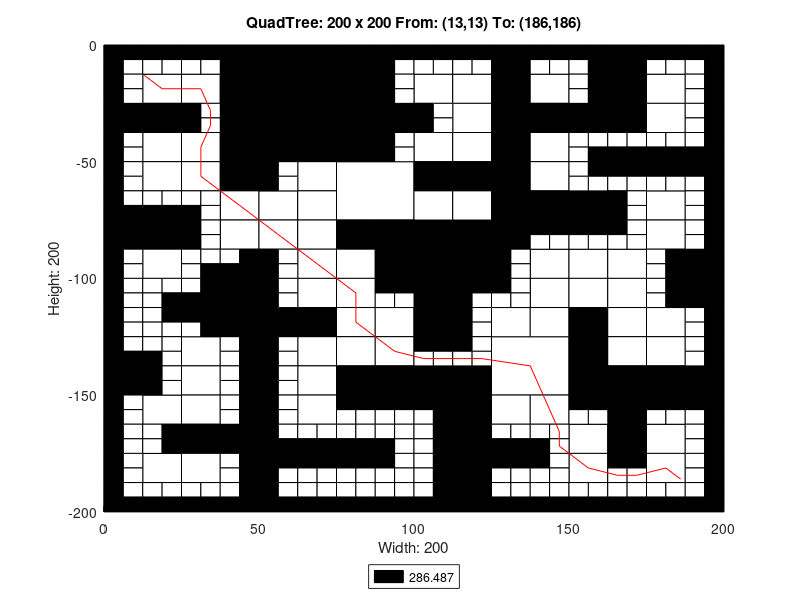

Recreate this plot in MATLAB.
axis([0 200 -200 0]);
title('QuadTree: 200 x 200 From: (13,13) To: (186,186)');
xlabel('Width: 200');
ylabel('Height: 200');
rectangle('Position',[50 -25 25 25], 'FaceColor',[0 0 0]);
rectangle('Position',[50 -50 25 25], 'FaceColor',[0 0 0]);
rectangle('Position',[75 -75 25 25], 'FaceColor',[1 1 1]);
rectangle('Position',[100 -100 25 25], 'FaceColor',[0 0 0]);
rectangle('Position',[125 -150 25 25], 'FaceColor',[1 1 1]);
rectangle('Position',[12.5 -25 12.5 12.5], 'FaceColor',[1 1 1]);
rectangle('Position',[37.5 -12.5 12.5 12.5], 'FaceColor',[0 0 0]);
rectangle('Position',[25 -25 12.5 12.5], 'FaceColor',[1 1 1]);
rectangle('Position',[37.5 -25 12.5 12.5], 'FaceColor',[0 0 0]);
rectangle('Position',[0 -37.5 12.5 12.5], 'FaceColor',[0 0 0]);
rectangle('Position',[12.5 -37.5 12.5 12.5], 'FaceColor',[0 0 0]);
rectangle('Position',[12.5 -50 12.5 12.5], 'FaceColor',[1 1 1]);
rectangle('Position',[37.5 -37.5 12.5 12.5], 'FaceColor',[0 0 0]);
rectangle('Position',[25 -50 12.5 12.5], 'FaceColor',[1 1 1]);
rectangle('Position',[37.5 -50 12.5 12.5], 'FaceColor',[0 0 0]);
rectangle('Position',[75 -12.5 12.5 12.5], 'FaceColor',[0 0 0]);
rectangle('Position',[75 -25 12.5 12.5], 'FaceColor',[0 0 0]);
rectangle('Position',[75 -37.5 12.5 12.5], 'FaceColor',[0 0 0]);
rectangle('Position',[87.5 -37.5 12.5 12.5], 'FaceColor',[0 0 0]);
rectangle('Position',[75 -50 12.5 12.5], 'FaceColor',[0 0 0]);
rectangle('Position',[12.5 -62.5 12.5 12.5], 'FaceColor',[1 1 1]);
rectangle('Position',[25 -62.5 12.5 12.5], 'FaceColor',[1 1 1]);
rectangle('Position',[37.5 -62.5 12.5 12.5], 'FaceColor',[0 0 0]);
rectangle('Position',[37.5 -75 12.5 12.5], 'FaceColor',[1 1 1]);
rectangle('Position',[0 -87.5 12.5 12.5], 'FaceColor',[0 0 0]);
rectangle('Position',[12.5 -87.5 12.5 12.5], 'FaceColor',[0 0 0]);
rectangle('Position',[12.5 -100 12.5 12.5], 'FaceColor',[1 1 1]);
rectangle('Position',[37.5 -87.5 12.5 12.5], 'FaceColor',[1 1 1]);
rectangle('Position',[62.5 -62.5 12.5 12.5], 'FaceColor',[1 1 1]);
rectangle('Position',[50 -75 12.5 12.5], 'FaceColor',[1 1 1]);
rectangle('Position',[62.5 -75 12.5 12.5], 'FaceColor',[1 1 1]);
rectangle('Position',[50 -87.5 12.5 12.5], 'FaceColor',[1 1 1]);
rectangle('Position',[62.5 -87.5 12.5 12.5], 'FaceColor',[1 1 1]);
rectangle('Position',[62.5 -100 12.5 12.5], 'FaceColor',[1 1 1]);
rectangle('Position',[75 -87.5 12.5 12.5], 'FaceColor',[0 0 0]);
rectangle('Position',[87.5 -87.5 12.5 12.5], 'FaceColor',[0 0 0]);
rectangle('Position',[75 -100 12.5 12.5], 'FaceColor',[1 1 1]);
rectangle('Position',[87.5 -100 12.5 12.5], 'FaceColor',[0 0 0]);
rectangle('Position',[100 -25 12.5 12.5], 'FaceColor',[1 1 1]);
rectangle('Position',[112.5 -25 12.5 12.5], 'FaceColor',[1 1 1]);
rectangle('Position',[125 -12.5 12.5 12.5], 'FaceColor',[0 0 0]);
rectangle('Position',[125 -25 12.5 12.5], 'FaceColor',[0 0 0]);
rectangle('Position',[137.5 -25 12.5 12.5], 'FaceColor',[1 1 1]);
rectangle('Position',[112.5 -37.5 12.5 12.5], 'FaceColor',[1 1 1]);
rectangle('Position',[100 -50 12.5 12.5], 'FaceColor',[1 1 1]);
rectangle('Position',[112.5 -50 12.5 12.5], 'FaceColor',[1 1 1]);
rectangle('Position',[125 -37.5 12.5 12.5], 'FaceColor',[0 0 0]);
rectangle('Position',[137.5 -37.5 12.5 12.5], 'FaceColor',[0 0 0]);
rectangle('Position',[125 -50 12.5 12.5], 'FaceColor',[0 0 0]);
rectangle('Position',[137.5 -50 12.5 12.5], 'FaceColor',[1 1 1]);
rectangle('Position',[162.5 -12.5 12.5 12.5], 'FaceColor',[0 0 0]);
rectangle('Position',[162.5 -25 12.5 12.5], 'FaceColor',[0 0 0]);
rectangle('Position',[175 -25 12.5 12.5], 'FaceColor',[1 1 1]);
rectangle('Position',[150 -37.5 12.5 12.5], 'FaceColor',[0 0 0]);
rectangle('Position',[162.5 -37.5 12.5 12.5], 'FaceColor',[0 0 0]);
rectangle('Position',[175 -37.5 12.5 12.5], 'FaceColor',[1 1 1]);
rectangle('Position',[100 -62.5 12.5 12.5], 'FaceColor',[0 0 0]);
rectangle('Position',[112.5 -62.5 12.5 12.5], 'FaceColor',[0 0 0]);
rectangle('Position',[100 -75 12.5 12.5], 'FaceColor',[1 1 1]);
rectangle('Position',[112.5 -75 12.5 12.5], 'FaceColor',[1 1 1]);
rectangle('Position',[125 -62.5 12.5 12.5], 'FaceColor',[0 0 0]);
rectangle('Position',[137.5 -62.5 12.5 12.5], 'FaceColor',[1 1 1]);
rectangle('Position',[125 -75 12.5 12.5], 'FaceColor',[0 0 0]);
rectangle('Position',[137.5 -75 12.5 12.5], 'FaceColor',[0 0 0]);
rectangle('Position',[125 -87.5 12.5 12.5], 'FaceColor',[0 0 0]);
rectangle('Position',[137.5 -100 12.5 12.5], 'FaceColor',[1 1 1]);
rectangle('Position',[150 -75 12.5 12.5], 'FaceColor',[0 0 0]);
rectangle('Position',[175 -75 12.5 12.5], 'FaceColor',[1 1 1]);
rectangle('Position',[150 -100 12.5 12.5], 'FaceColor',[1 1 1]);
rectangle('Position',[162.5 -100 12.5 12.5], 'FaceColor',[1 1 1]);
rectangle('Position',[175 -87.5 12.5 12.5], 'FaceColor',[1 1 1]);
rectangle('Position',[187.5 -100 12.5 12.5], 'FaceColor',[0 0 0]);
rectangle('Position',[37.5 -112.5 12.5 12.5], 'FaceColor',[0 0 0]);
rectangle('Position',[37.5 -125 12.5 12.5], 'FaceColor',[0 0 0]);
rectangle('Position',[0 -150 12.5 12.5], 'FaceColor',[0 0 0]);
rectangle('Position',[25 -137.5 12.5 12.5], 'FaceColor',[1 1 1]);
rectangle('Position',[25 -150 12.5 12.5], 'FaceColor',[1 1 1]);
rectangle('Position',[62.5 -112.5 12.5 12.5], 'FaceColor',[1 1 1]);
rectangle('Position',[50 -125 12.5 12.5], 'FaceColor',[0 0 0]);
rectangle('Position',[62.5 -125 12.5 12.5], 'FaceColor',[0 0 0]);
rectangle('Position',[75 -112.5 12.5 12.5], 'FaceColor',[1 1 1]);
rectangle('Position',[75 -125 12.5 12.5], 'FaceColor',[1 1 1]);
rectangle('Position',[87.5 -125 12.5 12.5], 'FaceColor',[1 1 1]);
rectangle('Position',[62.5 -137.5 12.5 12.5], 'FaceColor',[1 1 1]);
rectangle('Position',[62.5 -150 12.5 12.5], 'FaceColor',[1 1 1]);
rectangle('Position',[75 -137.5 12.5 12.5], 'FaceColor',[1 1 1]);
rectangle('Position',[87.5 -137.5 12.5 12.5], 'FaceColor',[1 1 1]);
rectangle('Position',[75 -150 12.5 12.5], 'FaceColor',[0 0 0]);
rectangle('Position',[87.5 -150 12.5 12.5], 'FaceColor',[0 0 0]);
rectangle('Position',[12.5 -162.5 12.5 12.5], 'FaceColor',[1 1 1]);
rectangle('Position',[25 -162.5 12.5 12.5], 'FaceColor',[1 1 1]);
rectangle('Position',[25 -175 12.5 12.5], 'FaceColor',[0 0 0]);
rectangle('Position',[37.5 -175 12.5 12.5], 'FaceColor',[0 0 0]);
rectangle('Position',[12.5 -187.5 12.5 12.5], 'FaceColor',[1 1 1]);
rectangle('Position',[25 -187.5 12.5 12.5], 'FaceColor',[1 1 1]);
rectangle('Position',[62.5 -162.5 12.5 12.5], 'FaceColor',[1 1 1]);
rectangle('Position',[100 -112.5 12.5 12.5], 'FaceColor',[0 0 0]);
rectangle('Position',[100 -125 12.5 12.5], 'FaceColor',[0 0 0]);
rectangle('Position',[137.5 -112.5 12.5 12.5], 'FaceColor',[1 1 1]);
rectangle('Position',[125 -125 12.5 12.5], 'FaceColor',[1 1 1]);
rectangle('Position',[137.5 -125 12.5 12.5], 'FaceColor',[1 1 1]);
rectangle('Position',[100 -150 12.5 12.5], 'FaceColor',[0 0 0]);
rectangle('Position',[112.5 -150 12.5 12.5], 'FaceColor',[0 0 0]);
rectangle('Position',[150 -112.5 12.5 12.5], 'FaceColor',[1 1 1]);
rectangle('Position',[162.5 -112.5 12.5 12.5], 'FaceColor',[1 1 1]);
rectangle('Position',[150 -125 12.5 12.5], 'FaceColor',[0 0 0]);
rectangle('Position',[162.5 -125 12.5 12.5], 'FaceColor',[1 1 1]);
rectangle('Position',[187.5 -112.5 12.5 12.5], 'FaceColor',[0 0 0]);
rectangle('Position',[175 -125 12.5 12.5], 'FaceColor',[1 1 1]);
rectangle('Position',[150 -137.5 12.5 12.5], 'FaceColor',[0 0 0]);
rectangle('Position',[162.5 -137.5 12.5 12.5], 'FaceColor',[1 1 1]);
rectangle('Position',[150 -150 12.5 12.5], 'FaceColor',[0 0 0]);
rectangle('Position',[162.5 -150 12.5 12.5], 'FaceColor',[0 0 0]);
rectangle('Position',[175 -137.5 12.5 12.5], 'FaceColor',[1 1 1]);
rectangle('Position',[175 -150 12.5 12.5], 'FaceColor',[0 0 0]);
rectangle('Position',[187.5 -150 12.5 12.5], 'FaceColor',[0 0 0]);
rectangle('Position',[112.5 -162.5 12.5 12.5], 'FaceColor',[0 0 0]);
rectangle('Position',[112.5 -175 12.5 12.5], 'FaceColor',[0 0 0]);
rectangle('Position',[125 -162.5 12.5 12.5], 'FaceColor',[1 1 1]);
rectangle('Position',[137.5 -162.5 12.5 12.5], 'FaceColor',[1 1 1]);
rectangle('Position',[112.5 -187.5 12.5 12.5], 'FaceColor',[0 0 0]);
rectangle('Position',[112.5 -200 12.5 12.5], 'FaceColor',[0 0 0]);
rectangle('Position',[162.5 -162.5 12.5 12.5], 'FaceColor',[0 0 0]);
rectangle('Position',[150 -175 12.5 12.5], 'FaceColor',[1 1 1]);
rectangle('Position',[162.5 -175 12.5 12.5], 'FaceColor',[0 0 0]);
rectangle('Position',[175 -175 12.5 12.5], 'FaceColor',[1 1 1]);
rectangle('Position',[150 -187.5 12.5 12.5], 'FaceColor',[1 1 1]);
rectangle('Position',[175 -187.5 12.5 12.5], 'FaceColor',[1 1 1]);
rectangle('Position',[0 -6.25 6.25 6.25], 'FaceColor',[0 0 0]);
rectangle('Position',[6.25 -6.25 6.25 6.25], 'FaceColor',[0 0 0]);
rectangle('Position',[0 -12.5 6.25 6.25], 'FaceColor',[0 0 0]);
rectangle('Position',[6.25 -12.5 6.25 6.25], 'FaceColor',[1 1 1]);
rectangle('Position',[12.5 -6.25 6.25 6.25], 'FaceColor',[0 0 0]);
rectangle('Position',[18.75 -6.25 6.25 6.25], 'FaceColor',[0 0 0]);
rectangle('Position',[12.5 -12.5 6.25 6.25], 'FaceColor',[1 1 1]);
rectangle('Position',[18.75 -12.5 6.25 6.25], 'FaceColor',[1 1 1]);
rectangle('Position',[0 -18.75 6.25 6.25], 'FaceColor',[0 0 0]);
rectangle('Position',[6.25 -18.75 6.25 6.25], 'FaceColor',[1 1 1]);
rectangle('Position',[0 -25 6.25 6.25], 'FaceColor',[0 0 0]);
rectangle('Position',[6.25 -25 6.25 6.25], 'FaceColor',[1 1 1]);
rectangle('Position',[25 -6.25 6.25 6.25], 'FaceColor',[0 0 0]);
rectangle('Position',[31.25 -6.25 6.25 6.25], 'FaceColor',[0 0 0]);
rectangle('Position',[25 -12.5 6.25 6.25], 'FaceColor',[1 1 1]);
rectangle('Position',[31.25 -12.5 6.25 6.25], 'FaceColor',[1 1 1]);
rectangle('Position',[0 -43.75 6.25 6.25], 'FaceColor',[0 0 0]);
rectangle('Position',[6.25 -43.75 6.25 6.25], 'FaceColor',[1 1 1]);
rectangle('Position',[0 -50 6.25 6.25], 'FaceColor',[0 0 0]);
rectangle('Position',[6.25 -50 6.25 6.25], 'FaceColor',[1 1 1]);
rectangle('Position',[25 -31.25 6.25 6.25], 'FaceColor',[0 0 0]);
rectangle('Position',[31.25 -31.25 6.25 6.25], 'FaceColor',[1 1 1]);
rectangle('Position',[25 -37.5 6.25 6.25], 'FaceColor',[0 0 0]);
rectangle('Position',[31.25 -37.5 6.25 6.25], 'FaceColor',[1 1 1]);
rectangle('Position',[87.5 -6.25 6.25 6.25], 'FaceColor',[0 0 0]);
rectangle('Position',[93.75 -6.25 6.25 6.25], 'FaceColor',[0 0 0]);
rectangle('Position',[87.5 -12.5 6.25 6.25], 'FaceColor',[0 0 0]);
rectangle('Position',[93.75 -12.5 6.25 6.25], 'FaceColor',[1 1 1]);
rectangle('Position',[87.5 -18.75 6.25 6.25], 'FaceColor',[0 0 0]);
rectangle('Position',[93.75 -18.75 6.25 6.25], 'FaceColor',[1 1 1]);
rectangle('Position',[87.5 -25 6.25 6.25], 'FaceColor',[0 0 0]);
rectangle('Position',[93.75 -25 6.25 6.25], 'FaceColor',[1 1 1]);
rectangle('Position',[87.5 -43.75 6.25 6.25], 'FaceColor',[0 0 0]);
rectangle('Position',[93.75 -43.75 6.25 6.25], 'FaceColor',[1 1 1]);
rectangle('Position',[87.5 -50 6.25 6.25], 'FaceColor',[0 0 0]);
rectangle('Position',[93.75 -50 6.25 6.25], 'FaceColor',[1 1 1]);
rectangle('Position',[0 -56.25 6.25 6.25], 'FaceColor',[0 0 0]);
rectangle('Position',[6.25 -56.25 6.25 6.25], 'FaceColor',[1 1 1]);
rectangle('Position',[0 -62.5 6.25 6.25], 'FaceColor',[0 0 0]);
rectangle('Position',[6.25 -62.5 6.25 6.25], 'FaceColor',[1 1 1]);
rectangle('Position',[0 -68.75 6.25 6.25], 'FaceColor',[0 0 0]);
rectangle('Position',[6.25 -68.75 6.25 6.25], 'FaceColor',[1 1 1]);
rectangle('Position',[0 -75 6.25 6.25], 'FaceColor',[0 0 0]);
rectangle('Position',[6.25 -75 6.25 6.25], 'FaceColor',[0 0 0]);
rectangle('Position',[12.5 -68.75 6.25 6.25], 'FaceColor',[1 1 1]);
rectangle('Position',[18.75 -68.75 6.25 6.25], 'FaceColor',[1 1 1]);
rectangle('Position',[12.5 -75 6.25 6.25], 'FaceColor',[0 0 0]);
rectangle('Position',[18.75 -75 6.25 6.25], 'FaceColor',[0 0 0]);
rectangle('Position',[25 -68.75 6.25 6.25], 'FaceColor',[1 1 1]);
rectangle('Position',[31.25 -68.75 6.25 6.25], 'FaceColor',[1 1 1]);
rectangle('Position',[25 -75 6.25 6.25], 'FaceColor',[0 0 0]);
rectangle('Position',[31.25 -75 6.25 6.25], 'FaceColor',[1 1 1]);
rectangle('Position',[0 -93.75 6.25 6.25], 'FaceColor',[0 0 0]);
rectangle('Position',[6.25 -93.75 6.25 6.25], 'FaceColor',[1 1 1]);
rectangle('Position',[0 -100 6.25 6.25], 'FaceColor',[0 0 0]);
rectangle('Position',[6.25 -100 6.25 6.25], 'FaceColor',[1 1 1]);
rectangle('Position',[25 -81.25 6.25 6.25], 'FaceColor',[0 0 0]);
rectangle('Position',[31.25 -81.25 6.25 6.25], 'FaceColor',[1 1 1]);
rectangle('Position',[25 -87.5 6.25 6.25], 'FaceColor',[0 0 0]);
rectangle('Position',[31.25 -87.5 6.25 6.25], 'FaceColor',[1 1 1]);
rectangle('Position',[25 -93.75 6.25 6.25], 'FaceColor',[1 1 1]);
rectangle('Position',[31.25 -93.75 6.25 6.25], 'FaceColor',[1 1 1]);
rectangle('Position',[25 -100 6.25 6.25], 'FaceColor',[1 1 1]);
rectangle('Position',[31.25 -100 6.25 6.25], 'FaceColor',[0 0 0]);
rectangle('Position',[37.5 -93.75 6.25 6.25], 'FaceColor',[1 1 1]);
rectangle('Position',[43.75 -93.75 6.25 6.25], 'FaceColor',[0 0 0]);
rectangle('Position',[37.5 -100 6.25 6.25], 'FaceColor',[0 0 0]);
rectangle('Position',[43.75 -100 6.25 6.25], 'FaceColor',[0 0 0]);
rectangle('Position',[50 -56.25 6.25 6.25], 'FaceColor',[0 0 0]);
rectangle('Position',[56.25 -56.25 6.25 6.25], 'FaceColor',[1 1 1]);
rectangle('Position',[50 -62.5 6.25 6.25], 'FaceColor',[0 0 0]);
rectangle('Position',[56.25 -62.5 6.25 6.25], 'FaceColor',[1 1 1]);
rectangle('Position',[50 -93.75 6.25 6.25], 'FaceColor',[0 0 0]);
rectangle('Position',[56.25 -93.75 6.25 6.25], 'FaceColor',[1 1 1]);
rectangle('Position',[50 -100 6.25 6.25], 'FaceColor',[0 0 0]);
rectangle('Position',[56.25 -100 6.25 6.25], 'FaceColor',[1 1 1]);
rectangle('Position',[100 -6.25 6.25 6.25], 'FaceColor',[0 0 0]);
rectangle('Position',[106.25 -6.25 6.25 6.25], 'FaceColor',[0 0 0]);
rectangle('Position',[100 -12.5 6.25 6.25], 'FaceColor',[1 1 1]);
rectangle('Position',[106.25 -12.5 6.25 6.25], 'FaceColor',[1 1 1]);
rectangle('Position',[112.5 -6.25 6.25 6.25], 'FaceColor',[0 0 0]);
rectangle('Position',[118.75 -6.25 6.25 6.25], 'FaceColor',[0 0 0]);
rectangle('Position',[112.5 -12.5 6.25 6.25], 'FaceColor',[1 1 1]);
rectangle('Position',[118.75 -12.5 6.25 6.25], 'FaceColor',[1 1 1]);
rectangle('Position',[137.5 -6.25 6.25 6.25], 'FaceColor',[0 0 0]);
rectangle('Position',[143.75 -6.25 6.25 6.25], 'FaceColor',[0 0 0]);
rectangle('Position',[137.5 -12.5 6.25 6.25], 'FaceColor',[1 1 1]);
rectangle('Position',[143.75 -12.5 6.25 6.25], 'FaceColor',[1 1 1]);
rectangle('Position',[100 -31.25 6.25 6.25], 'FaceColor',[0 0 0]);
rectangle('Position',[106.25 -31.25 6.25 6.25], 'FaceColor',[1 1 1]);
rectangle('Position',[100 -37.5 6.25 6.25], 'FaceColor',[0 0 0]);
rectangle('Position',[106.25 -37.5 6.25 6.25], 'FaceColor',[1 1 1]);
rectangle('Position',[150 -6.25 6.25 6.25], 'FaceColor',[0 0 0]);
rectangle('Position',[156.25 -6.25 6.25 6.25], 'FaceColor',[0 0 0]);
rectangle('Position',[150 -12.5 6.25 6.25], 'FaceColor',[1 1 1]);
rectangle('Position',[156.25 -12.5 6.25 6.25], 'FaceColor',[0 0 0]);
rectangle('Position',[150 -18.75 6.25 6.25], 'FaceColor',[1 1 1]);
rectangle('Position',[156.25 -18.75 6.25 6.25], 'FaceColor',[0 0 0]);
rectangle('Position',[150 -25 6.25 6.25], 'FaceColor',[1 1 1]);
rectangle('Position',[156.25 -25 6.25 6.25], 'FaceColor',[0 0 0]);
rectangle('Position',[175 -6.25 6.25 6.25], 'FaceColor',[0 0 0]);
rectangle('Position',[181.25 -6.25 6.25 6.25], 'FaceColor',[0 0 0]);
rectangle('Position',[175 -12.5 6.25 6.25], 'FaceColor',[1 1 1]);
rectangle('Position',[181.25 -12.5 6.25 6.25], 'FaceColor',[1 1 1]);
rectangle('Position',[187.5 -6.25 6.25 6.25], 'FaceColor',[0 0 0]);
rectangle('Position',[193.75 -6.25 6.25 6.25], 'FaceColor',[0 0 0]);
rectangle('Position',[187.5 -12.5 6.25 6.25], 'FaceColor',[1 1 1]);
rectangle('Position',[193.75 -12.5 6.25 6.25], 'FaceColor',[0 0 0]);
rectangle('Position',[187.5 -18.75 6.25 6.25], 'FaceColor',[1 1 1]);
rectangle('Position',[193.75 -18.75 6.25 6.25], 'FaceColor',[0 0 0]);
rectangle('Position',[187.5 -25 6.25 6.25], 'FaceColor',[1 1 1]);
rectangle('Position',[193.75 -25 6.25 6.25], 'FaceColor',[0 0 0]);
rectangle('Position',[150 -43.75 6.25 6.25], 'FaceColor',[1 1 1]);
rectangle('Position',[156.25 -43.75 6.25 6.25], 'FaceColor',[1 1 1]);
rectangle('Position',[150 -50 6.25 6.25], 'FaceColor',[1 1 1]);
rectangle('Position',[156.25 -50 6.25 6.25], 'FaceColor',[0 0 0]);
rectangle('Position',[162.5 -43.75 6.25 6.25], 'FaceColor',[1 1 1]);
rectangle('Position',[168.75 -43.75 6.25 6.25], 'FaceColor',[1 1 1]);
rectangle('Position',[162.5 -50 6.25 6.25], 'FaceColor',[0 0 0]);
rectangle('Position',[168.75 -50 6.25 6.25], 'FaceColor',[0 0 0]);
rectangle('Position',[187.5 -31.25 6.25 6.25], 'FaceColor',[1 1 1]);
rectangle('Position',[193.75 -31.25 6.25 6.25], 'FaceColor',[0 0 0]);
rectangle('Position',[187.5 -37.5 6.25 6.25], 'FaceColor',[1 1 1]);
rectangle('Position',[193.75 -37.5 6.25 6.25], 'FaceColor',[0 0 0]);
rectangle('Position',[175 -43.75 6.25 6.25], 'FaceColor',[1 1 1]);
rectangle('Position',[181.25 -43.75 6.25 6.25], 'FaceColor',[1 1 1]);
rectangle('Position',[175 -50 6.25 6.25], 'FaceColor',[0 0 0]);
rectangle('Position',[181.25 -50 6.25 6.25], 'FaceColor',[0 0 0]);
rectangle('Position',[187.5 -43.75 6.25 6.25], 'FaceColor',[1 1 1]);
rectangle('Position',[193.75 -43.75 6.25 6.25], 'FaceColor',[0 0 0]);
rectangle('Position',[187.5 -50 6.25 6.25], 'FaceColor',[0 0 0]);
rectangle('Position',[193.75 -50 6.25 6.25], 'FaceColor',[0 0 0]);
rectangle('Position',[137.5 -81.25 6.25 6.25], 'FaceColor',[0 0 0]);
rectangle('Position',[143.75 -81.25 6.25 6.25], 'FaceColor',[0 0 0]);
rectangle('Position',[137.5 -87.5 6.25 6.25], 'FaceColor',[1 1 1]);
rectangle('Position',[143.75 -87.5 6.25 6.25], 'FaceColor',[1 1 1]);
rectangle('Position',[125 -93.75 6.25 6.25], 'FaceColor',[0 0 0]);
rectangle('Position',[131.25 -93.75 6.25 6.25], 'FaceColor',[1 1 1]);
rectangle('Position',[125 -100 6.25 6.25], 'FaceColor',[0 0 0]);
rectangle('Position',[131.25 -100 6.25 6.25], 'FaceColor',[1 1 1]);
rectangle('Position',[150 -56.25 6.25 6.25], 'FaceColor',[1 1 1]);
rectangle('Position',[156.25 -56.25 6.25 6.25], 'FaceColor',[0 0 0]);
rectangle('Position',[150 -62.5 6.25 6.25], 'FaceColor',[1 1 1]);
rectangle('Position',[156.25 -62.5 6.25 6.25], 'FaceColor',[1 1 1]);
rectangle('Position',[162.5 -56.25 6.25 6.25], 'FaceColor',[0 0 0]);
rectangle('Position',[168.75 -56.25 6.25 6.25], 'FaceColor',[0 0 0]);
rectangle('Position',[162.5 -62.5 6.25 6.25], 'FaceColor',[1 1 1]);
rectangle('Position',[168.75 -62.5 6.25 6.25], 'FaceColor',[1 1 1]);
rectangle('Position',[162.5 -68.75 6.25 6.25], 'FaceColor',[0 0 0]);
rectangle('Position',[168.75 -68.75 6.25 6.25], 'FaceColor',[1 1 1]);
rectangle('Position',[162.5 -75 6.25 6.25], 'FaceColor',[0 0 0]);
rectangle('Position',[168.75 -75 6.25 6.25], 'FaceColor',[1 1 1]);
rectangle('Position',[175 -56.25 6.25 6.25], 'FaceColor',[0 0 0]);
rectangle('Position',[181.25 -56.25 6.25 6.25], 'FaceColor',[0 0 0]);
rectangle('Position',[175 -62.5 6.25 6.25], 'FaceColor',[1 1 1]);
rectangle('Position',[181.25 -62.5 6.25 6.25], 'FaceColor',[1 1 1]);
rectangle('Position',[187.5 -56.25 6.25 6.25], 'FaceColor',[0 0 0]);
rectangle('Position',[193.75 -56.25 6.25 6.25], 'FaceColor',[0 0 0]);
rectangle('Position',[187.5 -62.5 6.25 6.25], 'FaceColor',[1 1 1]);
rectangle('Position',[193.75 -62.5 6.25 6.25], 'FaceColor',[0 0 0]);
rectangle('Position',[187.5 -68.75 6.25 6.25], 'FaceColor',[1 1 1]);
rectangle('Position',[193.75 -68.75 6.25 6.25], 'FaceColor',[0 0 0]);
rectangle('Position',[187.5 -75 6.25 6.25], 'FaceColor',[1 1 1]);
rectangle('Position',[193.75 -75 6.25 6.25], 'FaceColor',[0 0 0]);
rectangle('Position',[150 -81.25 6.25 6.25], 'FaceColor',[0 0 0]);
rectangle('Position',[156.25 -81.25 6.25 6.25], 'FaceColor',[0 0 0]);
rectangle('Position',[150 -87.5 6.25 6.25], 'FaceColor',[1 1 1]);
rectangle('Position',[156.25 -87.5 6.25 6.25], 'FaceColor',[1 1 1]);
rectangle('Position',[162.5 -81.25 6.25 6.25], 'FaceColor',[0 0 0]);
rectangle('Position',[168.75 -81.25 6.25 6.25], 'FaceColor',[1 1 1]);
rectangle('Position',[162.5 -87.5 6.25 6.25], 'FaceColor',[1 1 1]);
rectangle('Position',[168.75 -87.5 6.25 6.25], 'FaceColor',[1 1 1]);
rectangle('Position',[187.5 -81.25 6.25 6.25], 'FaceColor',[1 1 1]);
rectangle('Position',[193.75 -81.25 6.25 6.25], 'FaceColor',[0 0 0]);
rectangle('Position',[187.5 -87.5 6.25 6.25], 'FaceColor',[1 1 1]);
rectangle('Position',[193.75 -87.5 6.25 6.25], 'FaceColor',[0 0 0]);
rectangle('Position',[175 -93.75 6.25 6.25], 'FaceColor',[1 1 1]);
rectangle('Position',[181.25 -93.75 6.25 6.25], 'FaceColor',[0 0 0]);
rectangle('Position',[175 -100 6.25 6.25], 'FaceColor',[1 1 1]);
rectangle('Position',[181.25 -100 6.25 6.25], 'FaceColor',[0 0 0]);
rectangle('Position',[0 -106.25 6.25 6.25], 'FaceColor',[0 0 0]);
rectangle('Position',[6.25 -106.25 6.25 6.25], 'FaceColor',[1 1 1]);
rectangle('Position',[0 -112.5 6.25 6.25], 'FaceColor',[0 0 0]);
rectangle('Position',[6.25 -112.5 6.25 6.25], 'FaceColor',[1 1 1]);
rectangle('Position',[12.5 -106.25 6.25 6.25], 'FaceColor',[1 1 1]);
rectangle('Position',[18.75 -106.25 6.25 6.25], 'FaceColor',[1 1 1]);
rectangle('Position',[12.5 -112.5 6.25 6.25], 'FaceColor',[1 1 1]);
rectangle('Position',[18.75 -112.5 6.25 6.25], 'FaceColor',[0 0 0]);
rectangle('Position',[0 -118.75 6.25 6.25], 'FaceColor',[0 0 0]);
rectangle('Position',[6.25 -118.75 6.25 6.25], 'FaceColor',[1 1 1]);
rectangle('Position',[0 -125 6.25 6.25], 'FaceColor',[0 0 0]);
rectangle('Position',[6.25 -125 6.25 6.25], 'FaceColor',[1 1 1]);
rectangle('Position',[12.5 -118.75 6.25 6.25], 'FaceColor',[1 1 1]);
rectangle('Position',[18.75 -118.75 6.25 6.25], 'FaceColor',[0 0 0]);
rectangle('Position',[12.5 -125 6.25 6.25], 'FaceColor',[1 1 1]);
rectangle('Position',[18.75 -125 6.25 6.25], 'FaceColor',[1 1 1]);
rectangle('Position',[25 -106.25 6.25 6.25], 'FaceColor',[1 1 1]);
rectangle('Position',[31.25 -106.25 6.25 6.25], 'FaceColor',[0 0 0]);
rectangle('Position',[25 -112.5 6.25 6.25], 'FaceColor',[0 0 0]);
rectangle('Position',[31.25 -112.5 6.25 6.25], 'FaceColor',[0 0 0]);
rectangle('Position',[25 -118.75 6.25 6.25], 'FaceColor',[0 0 0]);
rectangle('Position',[31.25 -118.75 6.25 6.25], 'FaceColor',[0 0 0]);
rectangle('Position',[25 -125 6.25 6.25], 'FaceColor',[1 1 1]);
rectangle('Position',[31.25 -125 6.25 6.25], 'FaceColor',[0 0 0]);
rectangle('Position',[0 -131.25 6.25 6.25], 'FaceColor',[0 0 0]);
rectangle('Position',[6.25 -131.25 6.25 6.25], 'FaceColor',[1 1 1]);
rectangle('Position',[0 -137.5 6.25 6.25], 'FaceColor',[0 0 0]);
rectangle('Position',[6.25 -137.5 6.25 6.25], 'FaceColor',[0 0 0]);
rectangle('Position',[12.5 -131.25 6.25 6.25], 'FaceColor',[1 1 1]);
rectangle('Position',[18.75 -131.25 6.25 6.25], 'FaceColor',[1 1 1]);
rectangle('Position',[12.5 -137.5 6.25 6.25], 'FaceColor',[0 0 0]);
rectangle('Position',[18.75 -137.5 6.25 6.25], 'FaceColor',[1 1 1]);
rectangle('Position',[12.5 -143.75 6.25 6.25], 'FaceColor',[0 0 0]);
rectangle('Position',[18.75 -143.75 6.25 6.25], 'FaceColor',[1 1 1]);
rectangle('Position',[12.5 -150 6.25 6.25], 'FaceColor',[0 0 0]);
rectangle('Position',[18.75 -150 6.25 6.25], 'FaceColor',[1 1 1]);
rectangle('Position',[37.5 -131.25 6.25 6.25], 'FaceColor',[1 1 1]);
rectangle('Position',[43.75 -131.25 6.25 6.25], 'FaceColor',[0 0 0]);
rectangle('Position',[37.5 -137.5 6.25 6.25], 'FaceColor',[1 1 1]);
rectangle('Position',[43.75 -137.5 6.25 6.25], 'FaceColor',[0 0 0]);
rectangle('Position',[37.5 -143.75 6.25 6.25], 'FaceColor',[1 1 1]);
rectangle('Position',[43.75 -143.75 6.25 6.25], 'FaceColor',[0 0 0]);
rectangle('Position',[37.5 -150 6.25 6.25], 'FaceColor',[1 1 1]);
rectangle('Position',[43.75 -150 6.25 6.25], 'FaceColor',[0 0 0]);
rectangle('Position',[50 -106.25 6.25 6.25], 'FaceColor',[0 0 0]);
rectangle('Position',[56.25 -106.25 6.25 6.25], 'FaceColor',[1 1 1]);
rectangle('Position',[50 -112.5 6.25 6.25], 'FaceColor',[0 0 0]);
rectangle('Position',[56.25 -112.5 6.25 6.25], 'FaceColor',[1 1 1]);
rectangle('Position',[87.5 -106.25 6.25 6.25], 'FaceColor',[0 0 0]);
rectangle('Position',[93.75 -106.25 6.25 6.25], 'FaceColor',[0 0 0]);
rectangle('Position',[87.5 -112.5 6.25 6.25], 'FaceColor',[1 1 1]);
rectangle('Position',[93.75 -112.5 6.25 6.25], 'FaceColor',[1 1 1]);
rectangle('Position',[50 -131.25 6.25 6.25], 'FaceColor',[0 0 0]);
rectangle('Position',[56.25 -131.25 6.25 6.25], 'FaceColor',[1 1 1]);
rectangle('Position',[50 -137.5 6.25 6.25], 'FaceColor',[0 0 0]);
rectangle('Position',[56.25 -137.5 6.25 6.25], 'FaceColor',[1 1 1]);
rectangle('Position',[50 -143.75 6.25 6.25], 'FaceColor',[0 0 0]);
rectangle('Position',[56.25 -143.75 6.25 6.25], 'FaceColor',[1 1 1]);
rectangle('Position',[50 -150 6.25 6.25], 'FaceColor',[0 0 0]);
rectangle('Position',[56.25 -150 6.25 6.25], 'FaceColor',[1 1 1]);
rectangle('Position',[0 -156.25 6.25 6.25], 'FaceColor',[0 0 0]);
rectangle('Position',[6.25 -156.25 6.25 6.25], 'FaceColor',[1 1 1]);
rectangle('Position',[0 -162.5 6.25 6.25], 'FaceColor',[0 0 0]);
rectangle('Position',[6.25 -162.5 6.25 6.25], 'FaceColor',[1 1 1]);
rectangle('Position',[0 -168.75 6.25 6.25], 'FaceColor',[0 0 0]);
rectangle('Position',[6.25 -168.75 6.25 6.25], 'FaceColor',[1 1 1]);
rectangle('Position',[0 -175 6.25 6.25], 'FaceColor',[0 0 0]);
rectangle('Position',[6.25 -175 6.25 6.25], 'FaceColor',[1 1 1]);
rectangle('Position',[12.5 -168.75 6.25 6.25], 'FaceColor',[1 1 1]);
rectangle('Position',[18.75 -168.75 6.25 6.25], 'FaceColor',[0 0 0]);
rectangle('Position',[12.5 -175 6.25 6.25], 'FaceColor',[1 1 1]);
rectangle('Position',[18.75 -175 6.25 6.25], 'FaceColor',[0 0 0]);
rectangle('Position',[37.5 -156.25 6.25 6.25], 'FaceColor',[1 1 1]);
rectangle('Position',[43.75 -156.25 6.25 6.25], 'FaceColor',[0 0 0]);
rectangle('Position',[37.5 -162.5 6.25 6.25], 'FaceColor',[1 1 1]);
rectangle('Position',[43.75 -162.5 6.25 6.25], 'FaceColor',[0 0 0]);
rectangle('Position',[0 -181.25 6.25 6.25], 'FaceColor',[0 0 0]);
rectangle('Position',[6.25 -181.25 6.25 6.25], 'FaceColor',[1 1 1]);
rectangle('Position',[0 -187.5 6.25 6.25], 'FaceColor',[0 0 0]);
rectangle('Position',[6.25 -187.5 6.25 6.25], 'FaceColor',[1 1 1]);
rectangle('Position',[0 -193.75 6.25 6.25], 'FaceColor',[0 0 0]);
rectangle('Position',[6.25 -193.75 6.25 6.25], 'FaceColor',[1 1 1]);
rectangle('Position',[0 -200 6.25 6.25], 'FaceColor',[0 0 0]);
rectangle('Position',[6.25 -200 6.25 6.25], 'FaceColor',[0 0 0]);
rectangle('Position',[12.5 -193.75 6.25 6.25], 'FaceColor',[1 1 1]);
rectangle('Position',[18.75 -193.75 6.25 6.25], 'FaceColor',[1 1 1]);
rectangle('Position',[12.5 -200 6.25 6.25], 'FaceColor',[0 0 0]);
rectangle('Position',[18.75 -200 6.25 6.25], 'FaceColor',[0 0 0]);
rectangle('Position',[37.5 -181.25 6.25 6.25], 'FaceColor',[1 1 1]);
rectangle('Position',[43.75 -181.25 6.25 6.25], 'FaceColor',[0 0 0]);
rectangle('Position',[37.5 -187.5 6.25 6.25], 'FaceColor',[1 1 1]);
rectangle('Position',[43.75 -187.5 6.25 6.25], 'FaceColor',[0 0 0]);
rectangle('Position',[25 -193.75 6.25 6.25], 'FaceColor',[1 1 1]);
rectangle('Position',[31.25 -193.75 6.25 6.25], 'FaceColor',[1 1 1]);
rectangle('Position',[25 -200 6.25 6.25], 'FaceColor',[0 0 0]);
rectangle('Position',[31.25 -200 6.25 6.25], 'FaceColor',[0 0 0]);
rectangle('Position',[37.5 -193.75 6.25 6.25], 'FaceColor',[1 1 1]);
rectangle('Position',[43.75 -193.75 6.25 6.25], 'FaceColor',[0 0 0]);
rectangle('Position',[37.5 -200 6.25 6.25], 'FaceColor',[0 0 0]);
rectangle('Position',[43.75 -200 6.25 6.25], 'FaceColor',[0 0 0]);
rectangle('Position',[50 -156.25 6.25 6.25], 'FaceColor',[0 0 0]);
rectangle('Position',[56.25 -156.25 6.25 6.25], 'FaceColor',[1 1 1]);
rectangle('Position',[50 -162.5 6.25 6.25], 'FaceColor',[0 0 0]);
rectangle('Position',[56.25 -162.5 6.25 6.25], 'FaceColor',[1 1 1]);
rectangle('Position',[50 -168.75 6.25 6.25], 'FaceColor',[0 0 0]);
rectangle('Position',[56.25 -168.75 6.25 6.25], 'FaceColor',[1 1 1]);
rectangle('Position',[50 -175 6.25 6.25], 'FaceColor',[0 0 0]);
rectangle('Position',[56.25 -175 6.25 6.25], 'FaceColor',[0 0 0]);
rectangle('Position',[62.5 -168.75 6.25 6.25], 'FaceColor',[1 1 1]);
rectangle('Position',[68.75 -168.75 6.25 6.25], 'FaceColor',[1 1 1]);
rectangle('Position',[62.5 -175 6.25 6.25], 'FaceColor',[0 0 0]);
rectangle('Position',[68.75 -175 6.25 6.25], 'FaceColor',[0 0 0]);
rectangle('Position',[75 -156.25 6.25 6.25], 'FaceColor',[0 0 0]);
rectangle('Position',[81.25 -156.25 6.25 6.25], 'FaceColor',[0 0 0]);
rectangle('Position',[75 -162.5 6.25 6.25], 'FaceColor',[1 1 1]);
rectangle('Position',[81.25 -162.5 6.25 6.25], 'FaceColor',[1 1 1]);
rectangle('Position',[87.5 -156.25 6.25 6.25], 'FaceColor',[0 0 0]);
rectangle('Position',[93.75 -156.25 6.25 6.25], 'FaceColor',[0 0 0]);
rectangle('Position',[87.5 -162.5 6.25 6.25], 'FaceColor',[1 1 1]);
rectangle('Position',[93.75 -162.5 6.25 6.25], 'FaceColor',[1 1 1]);
rectangle('Position',[75 -168.75 6.25 6.25], 'FaceColor',[1 1 1]);
rectangle('Position',[81.25 -168.75 6.25 6.25], 'FaceColor',[1 1 1]);
rectangle('Position',[75 -175 6.25 6.25], 'FaceColor',[0 0 0]);
rectangle('Position',[81.25 -175 6.25 6.25], 'FaceColor',[0 0 0]);
rectangle('Position',[87.5 -168.75 6.25 6.25], 'FaceColor',[1 1 1]);
rectangle('Position',[93.75 -168.75 6.25 6.25], 'FaceColor',[1 1 1]);
rectangle('Position',[87.5 -175 6.25 6.25], 'FaceColor',[0 0 0]);
rectangle('Position',[93.75 -175 6.25 6.25], 'FaceColor',[1 1 1]);
rectangle('Position',[50 -181.25 6.25 6.25], 'FaceColor',[0 0 0]);
rectangle('Position',[56.25 -181.25 6.25 6.25], 'FaceColor',[0 0 0]);
rectangle('Position',[50 -187.5 6.25 6.25], 'FaceColor',[0 0 0]);
rectangle('Position',[56.25 -187.5 6.25 6.25], 'FaceColor',[1 1 1]);
rectangle('Position',[62.5 -181.25 6.25 6.25], 'FaceColor',[0 0 0]);
rectangle('Position',[68.75 -181.25 6.25 6.25], 'FaceColor',[0 0 0]);
rectangle('Position',[62.5 -187.5 6.25 6.25], 'FaceColor',[1 1 1]);
rectangle('Position',[68.75 -187.5 6.25 6.25], 'FaceColor',[1 1 1]);
rectangle('Position',[50 -193.75 6.25 6.25], 'FaceColor',[0 0 0]);
rectangle('Position',[56.25 -193.75 6.25 6.25], 'FaceColor',[1 1 1]);
rectangle('Position',[50 -200 6.25 6.25], 'FaceColor',[0 0 0]);
rectangle('Position',[56.25 -200 6.25 6.25], 'FaceColor',[0 0 0]);
rectangle('Position',[62.5 -193.75 6.25 6.25], 'FaceColor',[1 1 1]);
rectangle('Position',[68.75 -193.75 6.25 6.25], 'FaceColor',[1 1 1]);
rectangle('Position',[62.5 -200 6.25 6.25], 'FaceColor',[0 0 0]);
rectangle('Position',[68.75 -200 6.25 6.25], 'FaceColor',[0 0 0]);
rectangle('Position',[75 -181.25 6.25 6.25], 'FaceColor',[0 0 0]);
rectangle('Position',[81.25 -181.25 6.25 6.25], 'FaceColor',[0 0 0]);
rectangle('Position',[75 -187.5 6.25 6.25], 'FaceColor',[1 1 1]);
rectangle('Position',[81.25 -187.5 6.25 6.25], 'FaceColor',[1 1 1]);
rectangle('Position',[87.5 -181.25 6.25 6.25], 'FaceColor',[0 0 0]);
rectangle('Position',[93.75 -181.25 6.25 6.25], 'FaceColor',[1 1 1]);
rectangle('Position',[87.5 -187.5 6.25 6.25], 'FaceColor',[1 1 1]);
rectangle('Position',[93.75 -187.5 6.25 6.25], 'FaceColor',[1 1 1]);
rectangle('Position',[75 -193.75 6.25 6.25], 'FaceColor',[1 1 1]);
rectangle('Position',[81.25 -193.75 6.25 6.25], 'FaceColor',[1 1 1]);
rectangle('Position',[75 -200 6.25 6.25], 'FaceColor',[0 0 0]);
rectangle('Position',[81.25 -200 6.25 6.25], 'FaceColor',[0 0 0]);
rectangle('Position',[87.5 -193.75 6.25 6.25], 'FaceColor',[1 1 1]);
rectangle('Position',[93.75 -193.75 6.25 6.25], 'FaceColor',[1 1 1]);
rectangle('Position',[87.5 -200 6.25 6.25], 'FaceColor',[0 0 0]);
rectangle('Position',[93.75 -200 6.25 6.25], 'FaceColor',[0 0 0]);
rectangle('Position',[112.5 -106.25 6.25 6.25], 'FaceColor',[0 0 0]);
rectangle('Position',[118.75 -106.25 6.25 6.25], 'FaceColor',[0 0 0]);
rectangle('Position',[112.5 -112.5 6.25 6.25], 'FaceColor',[0 0 0]);
rectangle('Position',[118.75 -112.5 6.25 6.25], 'FaceColor',[1 1 1]);
rectangle('Position',[112.5 -118.75 6.25 6.25], 'FaceColor',[0 0 0]);
rectangle('Position',[118.75 -118.75 6.25 6.25], 'FaceColor',[1 1 1]);
rectangle('Position',[112.5 -125 6.25 6.25], 'FaceColor',[0 0 0]);
rectangle('Position',[118.75 -125 6.25 6.25], 'FaceColor',[1 1 1]);
rectangle('Position',[125 -106.25 6.25 6.25], 'FaceColor',[0 0 0]);
rectangle('Position',[131.25 -106.25 6.25 6.25], 'FaceColor',[1 1 1]);
rectangle('Position',[125 -112.5 6.25 6.25], 'FaceColor',[1 1 1]);
rectangle('Position',[131.25 -112.5 6.25 6.25], 'FaceColor',[1 1 1]);
rectangle('Position',[100 -131.25 6.25 6.25], 'FaceColor',[0 0 0]);
rectangle('Position',[106.25 -131.25 6.25 6.25], 'FaceColor',[0 0 0]);
rectangle('Position',[100 -137.5 6.25 6.25], 'FaceColor',[1 1 1]);
rectangle('Position',[106.25 -137.5 6.25 6.25], 'FaceColor',[1 1 1]);
rectangle('Position',[112.5 -131.25 6.25 6.25], 'FaceColor',[0 0 0]);
rectangle('Position',[118.75 -131.25 6.25 6.25], 'FaceColor',[1 1 1]);
rectangle('Position',[112.5 -137.5 6.25 6.25], 'FaceColor',[1 1 1]);
rectangle('Position',[118.75 -137.5 6.25 6.25], 'FaceColor',[1 1 1]);
rectangle('Position',[175 -106.25 6.25 6.25], 'FaceColor',[1 1 1]);
rectangle('Position',[181.25 -106.25 6.25 6.25], 'FaceColor',[0 0 0]);
rectangle('Position',[175 -112.5 6.25 6.25], 'FaceColor',[1 1 1]);
rectangle('Position',[181.25 -112.5 6.25 6.25], 'FaceColor',[0 0 0]);
rectangle('Position',[187.5 -118.75 6.25 6.25], 'FaceColor',[1 1 1]);
rectangle('Position',[193.75 -118.75 6.25 6.25], 'FaceColor',[0 0 0]);
rectangle('Position',[187.5 -125 6.25 6.25], 'FaceColor',[1 1 1]);
rectangle('Position',[193.75 -125 6.25 6.25], 'FaceColor',[0 0 0]);
rectangle('Position',[187.5 -131.25 6.25 6.25], 'FaceColor',[1 1 1]);
rectangle('Position',[193.75 -131.25 6.25 6.25], 'FaceColor',[0 0 0]);
rectangle('Position',[187.5 -137.5 6.25 6.25], 'FaceColor',[1 1 1]);
rectangle('Position',[193.75 -137.5 6.25 6.25], 'FaceColor',[0 0 0]);
rectangle('Position',[100 -156.25 6.25 6.25], 'FaceColor',[0 0 0]);
rectangle('Position',[106.25 -156.25 6.25 6.25], 'FaceColor',[0 0 0]);
rectangle('Position',[100 -162.5 6.25 6.25], 'FaceColor',[1 1 1]);
rectangle('Position',[106.25 -162.5 6.25 6.25], 'FaceColor',[0 0 0]);
rectangle('Position',[100 -168.75 6.25 6.25], 'FaceColor',[1 1 1]);
rectangle('Position',[106.25 -168.75 6.25 6.25], 'FaceColor',[0 0 0]);
rectangle('Position',[100 -175 6.25 6.25], 'FaceColor',[1 1 1]);
rectangle('Position',[106.25 -175 6.25 6.25], 'FaceColor',[0 0 0]);
rectangle('Position',[125 -168.75 6.25 6.25], 'FaceColor',[1 1 1]);
rectangle('Position',[131.25 -168.75 6.25 6.25], 'FaceColor',[1 1 1]);
rectangle('Position',[125 -175 6.25 6.25], 'FaceColor',[0 0 0]);
rectangle('Position',[131.25 -175 6.25 6.25], 'FaceColor',[0 0 0]);
rectangle('Position',[137.5 -168.75 6.25 6.25], 'FaceColor',[1 1 1]);
rectangle('Position',[143.75 -168.75 6.25 6.25], 'FaceColor',[1 1 1]);
rectangle('Position',[137.5 -175 6.25 6.25], 'FaceColor',[0 0 0]);
rectangle('Position',[143.75 -175 6.25 6.25], 'FaceColor',[1 1 1]);
rectangle('Position',[100 -181.25 6.25 6.25], 'FaceColor',[1 1 1]);
rectangle('Position',[106.25 -181.25 6.25 6.25], 'FaceColor',[0 0 0]);
rectangle('Position',[100 -187.5 6.25 6.25], 'FaceColor',[1 1 1]);
rectangle('Position',[106.25 -187.5 6.25 6.25], 'FaceColor',[0 0 0]);
rectangle('Position',[100 -193.75 6.25 6.25], 'FaceColor',[1 1 1]);
rectangle('Position',[106.25 -193.75 6.25 6.25], 'FaceColor',[0 0 0]);
rectangle('Position',[100 -200 6.25 6.25], 'FaceColor',[0 0 0]);
rectangle('Position',[106.25 -200 6.25 6.25], 'FaceColor',[0 0 0]);
rectangle('Position',[125 -181.25 6.25 6.25], 'FaceColor',[0 0 0]);
rectangle('Position',[131.25 -181.25 6.25 6.25], 'FaceColor',[0 0 0]);
rectangle('Position',[125 -187.5 6.25 6.25], 'FaceColor',[1 1 1]);
rectangle('Position',[131.25 -187.5 6.25 6.25], 'FaceColor',[1 1 1]);
rectangle('Position',[137.5 -181.25 6.25 6.25], 'FaceColor',[0 0 0]);
rectangle('Position',[143.75 -181.25 6.25 6.25], 'FaceColor',[1 1 1]);
rectangle('Position',[137.5 -187.5 6.25 6.25], 'FaceColor',[1 1 1]);
rectangle('Position',[143.75 -187.5 6.25 6.25], 'FaceColor',[1 1 1]);
rectangle('Position',[125 -193.75 6.25 6.25], 'FaceColor',[1 1 1]);
rectangle('Position',[131.25 -193.75 6.25 6.25], 'FaceColor',[1 1 1]);
rectangle('Position',[125 -200 6.25 6.25], 'FaceColor',[0 0 0]);
rectangle('Position',[131.25 -200 6.25 6.25], 'FaceColor',[0 0 0]);
rectangle('Position',[137.5 -193.75 6.25 6.25], 'FaceColor',[1 1 1]);
rectangle('Position',[143.75 -193.75 6.25 6.25], 'FaceColor',[1 1 1]);
rectangle('Position',[137.5 -200 6.25 6.25], 'FaceColor',[0 0 0]);
rectangle('Position',[143.75 -200 6.25 6.25], 'FaceColor',[0 0 0]);
rectangle('Position',[150 -156.25 6.25 6.25], 'FaceColor',[0 0 0]);
rectangle('Position',[156.25 -156.25 6.25 6.25], 'FaceColor',[0 0 0]);
rectangle('Position',[150 -162.5 6.25 6.25], 'FaceColor',[1 1 1]);
rectangle('Position',[156.25 -162.5 6.25 6.25], 'FaceColor',[1 1 1]);
rectangle('Position',[175 -156.25 6.25 6.25], 'FaceColor',[0 0 0]);
rectangle('Position',[181.25 -156.25 6.25 6.25], 'FaceColor',[0 0 0]);
rectangle('Position',[175 -162.5 6.25 6.25], 'FaceColor',[1 1 1]);
rectangle('Position',[181.25 -162.5 6.25 6.25], 'FaceColor',[1 1 1]);
rectangle('Position',[187.5 -156.25 6.25 6.25], 'FaceColor',[0 0 0]);
rectangle('Position',[193.75 -156.25 6.25 6.25], 'FaceColor',[0 0 0]);
rectangle('Position',[187.5 -162.5 6.25 6.25], 'FaceColor',[1 1 1]);
rectangle('Position',[193.75 -162.5 6.25 6.25], 'FaceColor',[0 0 0]);
rectangle('Position',[187.5 -168.75 6.25 6.25], 'FaceColor',[1 1 1]);
rectangle('Position',[193.75 -168.75 6.25 6.25], 'FaceColor',[0 0 0]);
rectangle('Position',[187.5 -175 6.25 6.25], 'FaceColor',[1 1 1]);
rectangle('Position',[193.75 -175 6.25 6.25], 'FaceColor',[0 0 0]);
rectangle('Position',[162.5 -181.25 6.25 6.25], 'FaceColor',[0 0 0]);
rectangle('Position',[168.75 -181.25 6.25 6.25], 'FaceColor',[0 0 0]);
rectangle('Position',[162.5 -187.5 6.25 6.25], 'FaceColor',[1 1 1]);
rectangle('Position',[168.75 -187.5 6.25 6.25], 'FaceColor',[1 1 1]);
rectangle('Position',[150 -193.75 6.25 6.25], 'FaceColor',[1 1 1]);
rectangle('Position',[156.25 -193.75 6.25 6.25], 'FaceColor',[1 1 1]);
rectangle('Position',[150 -200 6.25 6.25], 'FaceColor',[0 0 0]);
rectangle('Position',[156.25 -200 6.25 6.25], 'FaceColor',[0 0 0]);
rectangle('Position',[162.5 -193.75 6.25 6.25], 'FaceColor',[1 1 1]);
rectangle('Position',[168.75 -193.75 6.25 6.25], 'FaceColor',[1 1 1]);
rectangle('Position',[162.5 -200 6.25 6.25], 'FaceColor',[0 0 0]);
rectangle('Position',[168.75 -200 6.25 6.25], 'FaceColor',[0 0 0]);
rectangle('Position',[187.5 -181.25 6.25 6.25], 'FaceColor',[1 1 1]);
rectangle('Position',[193.75 -181.25 6.25 6.25], 'FaceColor',[0 0 0]);
rectangle('Position',[187.5 -187.5 6.25 6.25], 'FaceColor',[1 1 1]);
rectangle('Position',[193.75 -187.5 6.25 6.25], 'FaceColor',[0 0 0]);
rectangle('Position',[175 -193.75 6.25 6.25], 'FaceColor',[1 1 1]);
rectangle('Position',[181.25 -193.75 6.25 6.25], 'FaceColor',[1 1 1]);
rectangle('Position',[175 -200 6.25 6.25], 'FaceColor',[0 0 0]);
rectangle('Position',[181.25 -200 6.25 6.25], 'FaceColor',[0 0 0]);
rectangle('Position',[187.5 -193.75 6.25 6.25], 'FaceColor',[1 1 1]);
rectangle('Position',[193.75 -193.75 6.25 6.25], 'FaceColor',[0 0 0]);
rectangle('Position',[187.5 -200 6.25 6.25], 'FaceColor',[0 0 0]);
rectangle('Position',[193.75 -200 6.25 6.25], 'FaceColor',[0 0 0]);
X=[186,181.25,171.875,165.625,156.25,146.875,146.875,143.75,137.5,121.875,115.625,109.375,103.125,93.75,81.25,81.25,68.75,56.25,43.75,31.25,31.25,34.375,34.375,31.25,18.75,13];
Y=[-186,-181.25,-184.375,-184.375,-181.25,-171.875,-165.625,-156.25,-137.5,-134.375,-134.375,-134.375,-134.375,-131.25,-118.75,-106.25,-93.75,-81.25,-68.75,-56.25,-43.75,-34.375,-28.125,-18.75,-18.75,-13];
hold on;
plot(X,Y,'r');
legend('286.487','Location','southoutside');
